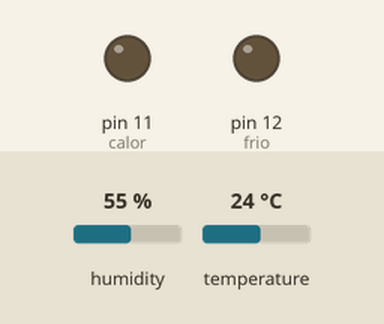
Simulated run of this sketch. Board: Arduino Uno, built with avr-gcc and run on an emulated ATmega328P. Shown: output pins drawn as LEDs (lit = HIGH). The test bench sets the inputs (shaded band); at power-on: temperature 24 °C, humidity 55 %. What the sketch prints to the serial monitor is not drawn.

Above: at 3.3 s.
3.4 s: temperature set to 20 °C
6.2 s: temperature set to 17 °C
At 6.9 s:
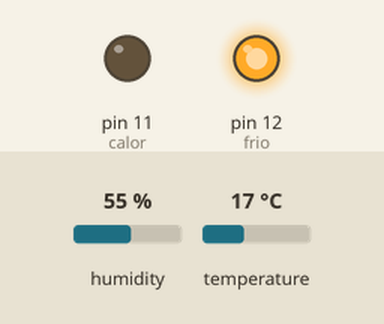
9.0 s: temperature set to 33 °C
At 11.0 s:
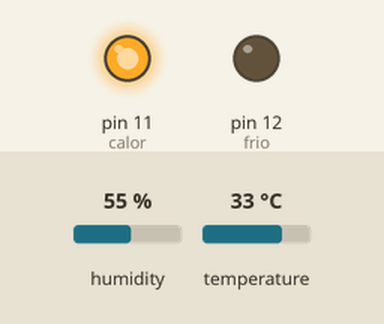
12.1 s: temperature set to 31 °C
14.9 s: temperature set to 28 °C
At 17.8 s:
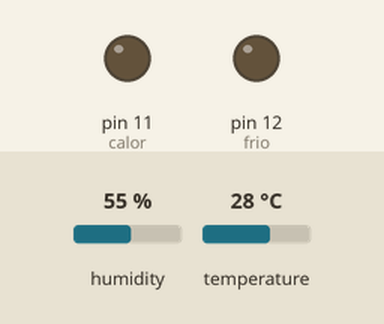
18.2 s: temperature set to 12 °C
At 19.3 s:
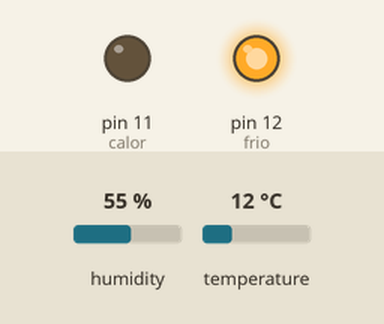
Timing chart, 0 to 21.2 s (numbered marks = the images above; inputs shaded):
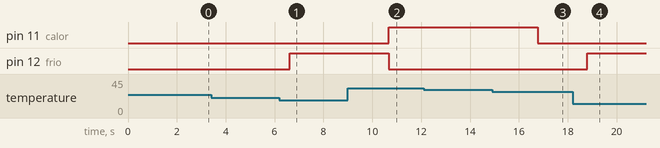

Measured:
- the behaviour switches between 19 and 18 °C on temperature (found by bisection; images 0 and 1)
- the behaviour switches between 30 and 29 °C on temperature (found by bisection; images 2 and 3)
- after the input at 3.4 s, every drawn part: stays the same
- after the input at 6.2 s, pin 12 (frio): LOW → HIGH after 0.42 s
- after the input at 9.0 s, pin 11 (calor): LOW → HIGH after 1.7 s; pin 12 (frio): HIGH → LOW after 1.7 s
- after the input at 12.1 s, every drawn part: stays the same
- after the input at 14.9 s, pin 11 (calor): HIGH → LOW after 1.9 s
- after the input at 18.2 s, pin 12 (frio): LOW → HIGH after 0.60 s

The sketch:

DHT11_arduino.ino
```cpp
#include <DHT.h>

#define DHTTYPE DHT11
#define DHTPIN 9

DHT dht(DHTPIN, DHTTYPE);
int frio = 12;
int calor = 11;

float aj_temp;
float THI;

void setup() {

  Serial.begin(9600);
  dht.begin();
  pinMode(frio, OUTPUT);
  pinMode(calor, OUTPUT);

}

void loop() {

  delay(500); //Esperan 2 seg
  float hum = dht.readHumidity();
  float temp = dht.readTemperature();

  aj_temp = 12*temp/22.5;     //temp actual *temp / marcaje actual
  THI = 0.8*aj_temp + (hum/100)*aj_temp -14.4*(hum/100) +46.4;


  if(isnan(hum) || isnan(temp)){
    Serial.println("ERROR de sensor");
    return;
  }

  if(THI >= 60){
    digitalWrite(calor, HIGH);
  }else{
    digitalWrite(calor, LOW);
  }

  if(THI<= 52){
    digitalWrite(frio, HIGH);
  }else{
    digitalWrite(frio, LOW);
  }

  Serial.print("Humedad: ");
  Serial.print(hum);
  Serial.print("% Temperatura: ");
  Serial.print(aj_temp);
  Serial.println("°C");
  Serial.print(temp);
  Serial.print("THI: ");
  Serial.print(THI);
}
```
